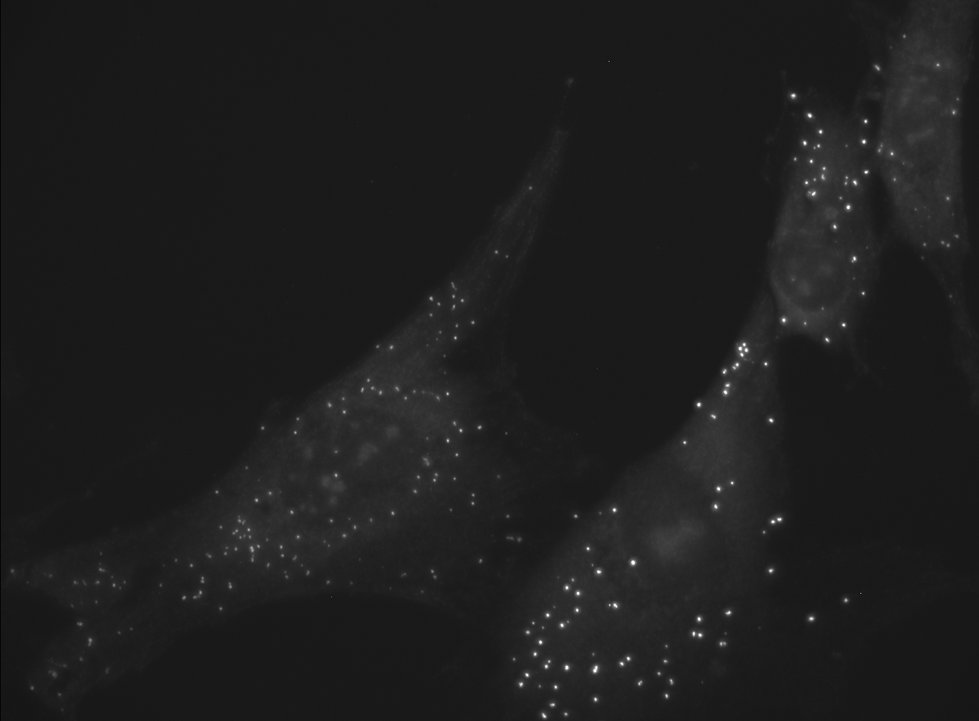
#> input picture test_data/BH/1/Y5.TIF, 979 x 721 px, shrunk from 1330 x 980 before the run, found by its file name; the run also reads 2 pictures not shown here
$ python pyBaseCalling.py ../test_data/BH/1/TXR.TIF   (older library calls are emulated)
#> lines starting #> are read from the running program, lines starting #| are printed output that depends on the picture
#!/usr/bin/env python3


"""

    Author: Hao Yu (yuhao@genomics.cn)
            Yang Zhou (zhouyang@genomics.cn)

    Initial Date:   2018-10-21

    ChangeLog:
        v1.0
            2019-01-15
                First release

        r002
            2019-03-18
                Make Simple Blob Detector as the default detector

        r003
            2019-03-27
                To modify the detecting strategy
"""


import re
import sys

import cv2 as cv
import numpy as np


##################
# Data Structure #
##################

####################
# Class of Profile #
####################

class Profile:

    # [40 lines left out: functions __init__, check_profile, parse_profile, not called in this run]


###############################
# Class of Image Registration #
###############################

class ImageRegistration:

    def __init__(self, f_query_mat, f_train_mat):

        self.__query_mat = f_query_mat
        self.__train_mat = f_train_mat

        self.registered_image = np.array([], dtype='uint8')
        self.matrix = np.zeros((3, 3), dtype='float32')

    @staticmethod
    def __get_kp(f_gray_img):

        detector = cv.BRISK_create()

        kp, des = detector.detectAndCompute(f_gray_img, None)

        return kp, des

    @staticmethod
    def __get_good_match(f_des1, f_des2):

        matcher = cv.DescriptorMatcher_create(cv.DESCRIPTOR_MATCHER_BRUTEFORCE_HAMMING)

        matches = matcher.knnMatch(f_des1, f_des2, 2)

        good_matches = []

        for m, n in matches:

            if m.distance < 0.75 * n.distance:
                good_matches.append(m)

        good_matches = sorted(good_matches, key=lambda x: x.distance)

        return good_matches

    def image_registration(self):

        kp1, des1 = self.__get_kp(self.__query_mat)
        kp2, des2 = self.__get_kp(self.__train_mat)

        good_matchs = self.__get_good_match(des1, des2)

        if len(good_matchs) > 4:

            pts_a = np.float32([kp1[_.queryIdx].pt for _ in good_matchs]).reshape(-1, 1, 2)
            pts_b = np.float32([kp2[_.trainIdx].pt for _ in good_matchs]).reshape(-1, 1, 2)

            self.matrix, _ = cv.findHomography(pts_a, pts_b, cv.RANSAC, 4)

            self.registered_image = cv.warpPerspective(self.__train_mat, self.matrix,
                                                       (self.__query_mat.shape[1], self.__query_mat.shape[0]),
                                                       self.registered_image,
                                                       flags=cv.INTER_LINEAR + cv.WARP_INVERSE_MAP)

        else:
            print('REGISTERING ERROR', file=sys.stderr)


#############################
# Class of Feature Detector #
#############################

class Detector:

    def __init__(self, f_img_taking_bg):

        self.__img_mat = f_img_taking_bg

        self.keypoint_greyscale_model = np.zeros(self.__img_mat.shape, dtype='uint8')

    def detect(self):

        mor_img1 = cv.morphologyEx(self.__img_mat, cv.MORPH_TOPHAT, cv.getGaussianKernel(5, -1))
        mor_img2 = cv.morphologyEx(self.__img_mat, cv.MORPH_TOPHAT, cv.getGaussianKernel(7, -1))

        _, mor_img1 = cv.threshold(mor_img1, 25, 255, cv.THRESH_BINARY)
        _, mor_img2 = cv.threshold(mor_img2, 25, 255, cv.THRESH_BINARY)

        log_img1 = cv.convertScaleAbs(cv.Laplacian(cv.GaussianBlur(self.__img_mat, (5, 5), -1), cv.CV_16S, 1))
        log_img2 = cv.convertScaleAbs(cv.Laplacian(cv.GaussianBlur(self.__img_mat, (5, 5), -1), cv.CV_16S, 3))

        _, log_img1 = cv.threshold(log_img1, 25, 255, cv.THRESH_BINARY)
        _, log_img2 = cv.threshold(log_img2, 25, 255, cv.THRESH_BINARY)

        blob_params = cv.SimpleBlobDetector_Params()

        blob_params.filterByArea = True
        blob_params.filterByConvexity = True
        blob_params.filterByCircularity = True

        blob_params.minDistBetweenBlobs = 1
        blob_params.minArea = 1
        blob_params.minConvexity = 0.0
        blob_params.minCircularity = 0.0

        detector1 = cv.SimpleBlobDetector_create(blob_params)

        kps1 = (detector1.detect(cv.bitwise_not(mor_img1)),
                detector1.detect(cv.bitwise_not(mor_img2)))

        detector2 = cv.BRISK_create()

        kps2 = (detector2.detect(log_img1),
                detector2.detect(log_img2))

        for _ in range(0, len(kps1)):

            for keypoint in kps1[_]:

                r = int(keypoint.pt[1])
                c = int(keypoint.pt[0])

                qlt = np.sum(self.__img_mat[(r - 1):(r + 2), (c - 1):(c + 2)], dtype='uint16') / 9 - \
                      np.sum(self.__img_mat[(r - 4):(r + 5), (c - 4):(c + 5)], dtype='uint16') / 81

                if np.sum(self.keypoint_greyscale_model[(r - 2):(r + 3), (c - 2):(c + 3)]) == \
                        self.keypoint_greyscale_model[r, c] and \
                        self.keypoint_greyscale_model[r, c] < qlt:
                    self.keypoint_greyscale_model[r, c] = qlt

        contour_level = np.zeros(self.__img_mat.shape, dtype='uint8')

        for _ in range(0, len(kps2)):

            for keypoint in kps2[_]:

                r = int(keypoint.pt[1])
                c = int(keypoint.pt[0])

                contour_level[(r - 2):(r + 3), (c - 2):(c + 3)] = self.__img_mat[(r - 2):(r + 3), (c - 2):(c + 3)]

            _, contour_level = cv.threshold(contour_level, 25, 255, cv.THRESH_BINARY)

            _, contours, _ = cv.findContours(contour_level, cv.RETR_LIST, cv.CHAIN_APPROX_NONE)

            for cnt in contours:

                M = cv.moments(cnt)

                if 0 < cv.contourArea(cnt):

                    r = int(M['m01'] / M['m00'])
                    c = int(M['m10'] / M['m00'])

                    qlt = np.sum(self.__img_mat[(r - 1):(r + 2), (c - 1):(c + 2)], dtype='uint16') / 9 - \
                          np.sum(self.__img_mat[(r - 4):(r + 5), (c - 4):(c + 5)], dtype='uint16') / 81

                    if np.sum(self.keypoint_greyscale_model[(r - 4):(r + 5), (c - 4):(c + 5)]) == \
                            self.keypoint_greyscale_model[r, c] and \
                            self.keypoint_greyscale_model[r, c] < qlt:
                        self.keypoint_greyscale_model[r, c] = qlt


########################
# Class of Base Caller #
########################

class BaseCaller:

    __base_pool = {}

    def __init__(self):

        self.bases_box = {}

    # [35 lines left out: functions image_model_parsing, mat2base, not called in this run]


class BasesCube:

    __bases_cube = []

    def __init__(self):

        self.adjusted_bases_cube = []

    # [73 lines left out: functions __check_greyscale, collect_called_bases, calling_adjust, image_enhancing, not called in this run]


####################################################
# Function of Base Channel in Same Cycle Combining #
####################################################

def combine_base_channel_in_same_cycle(f_base_channel_img1, f_base_channel_img2,
                                       f_base_channel_img3, f_base_channel_img4,
                                       f_base_channel_img5):

    tmp_img1_2 = cv.addWeighted(f_base_channel_img1, 0.5, f_base_channel_img2, 0.5, 1)
    tmp_img3_4 = cv.addWeighted(f_base_channel_img3, 0.5, f_base_channel_img4, 0.5, 1)

    tmp_img1_2_3_4 = cv.addWeighted(tmp_img1_2, 0.5, tmp_img3_4, 0.5, 0)

    f_combined_image = cv.addWeighted(tmp_img1_2_3_4, 1, f_base_channel_img5, 1, 1)

    return f_combined_image


##################################
# Function of Image Registration #
##################################

def register_image(f_query_img, f_train_img):

    registered_image_obj = ImageRegistration(f_query_img, f_train_img)
    registered_image_obj.image_registration()

    f_registered_image = registered_image_obj.registered_image
    f_matrix = registered_image_obj.matrix

    return f_registered_image, f_matrix


##################################
# Function of Image Registration #
##################################

def feature_detecting_and_modelization(f_image_matrix):

    f_detected_image_obj = Detector(f_image_matrix)
    f_detected_image_obj.detect()
    f_detected_image = f_detected_image_obj.keypoint_greyscale_model

    return f_detected_image


############################
# Function of Base Calling #
############################

# [49 lines left out: functions base_calling, write_reads_into_file, not called in this run]


#################
# Main Function #
#################

if __name__ == '__main__':

    bases_cube_obj = BasesCube()

    combined_image = []

    for i in range(0, len(sys.argv[1:])):

        channel_A_path = sys.argv[i + 1] + '/Y5.tif'
        channel_T_path = sys.argv[i + 1] + '/FAM.tif'
        channel_C_path = sys.argv[i + 1] + '/TXR.tif'
        channel_G_path = sys.argv[i + 1] + '/Y3.tif'
        channel_0_path = sys.argv[i + 1] + '/DAPI.tif'

        img_A = cv.imread(channel_A_path, cv.IMREAD_GRAYSCALE)
#> img_A is the input picture: shape (721, 979); min 5, max 255, mean 30
        img_T = cv.imread(channel_T_path, cv.IMREAD_GRAYSCALE)
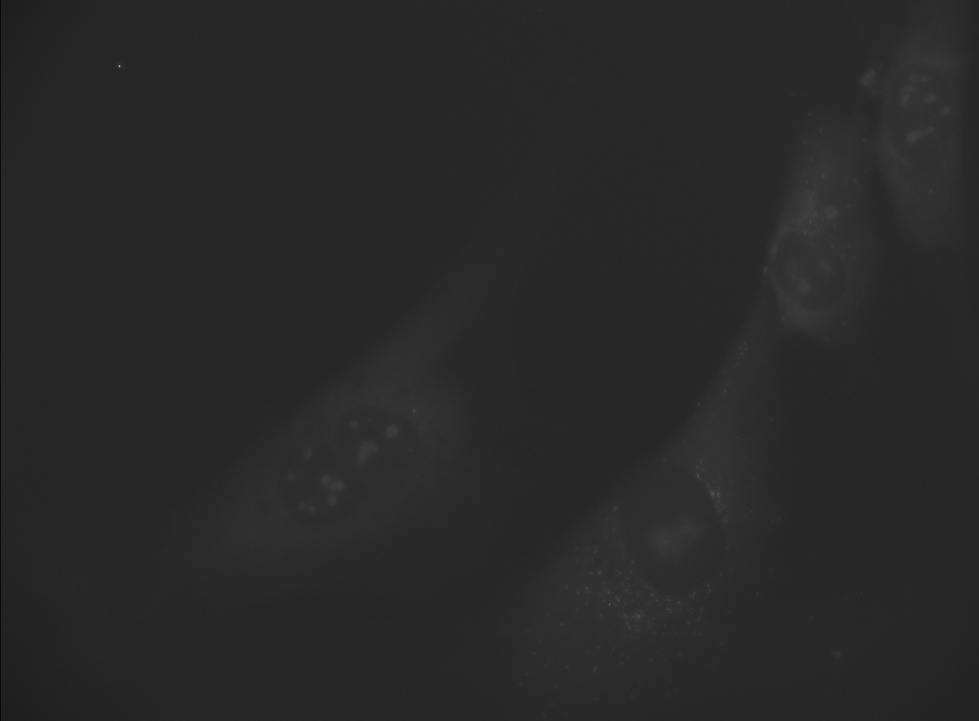
#> input picture test_data/BH/1/FAM.TIF, 979 x 721 px, shrunk from 1330 x 980 before the run, found by its file name
#> img_T is the input picture: shape (721, 979); min 7, max 176, mean 40.6
        img_C = cv.imread(channel_C_path, cv.IMREAD_GRAYSCALE)
        img_G = cv.imread(channel_G_path, cv.IMREAD_GRAYSCALE)
        img_0 = cv.imread(channel_0_path, cv.IMREAD_GRAYSCALE)
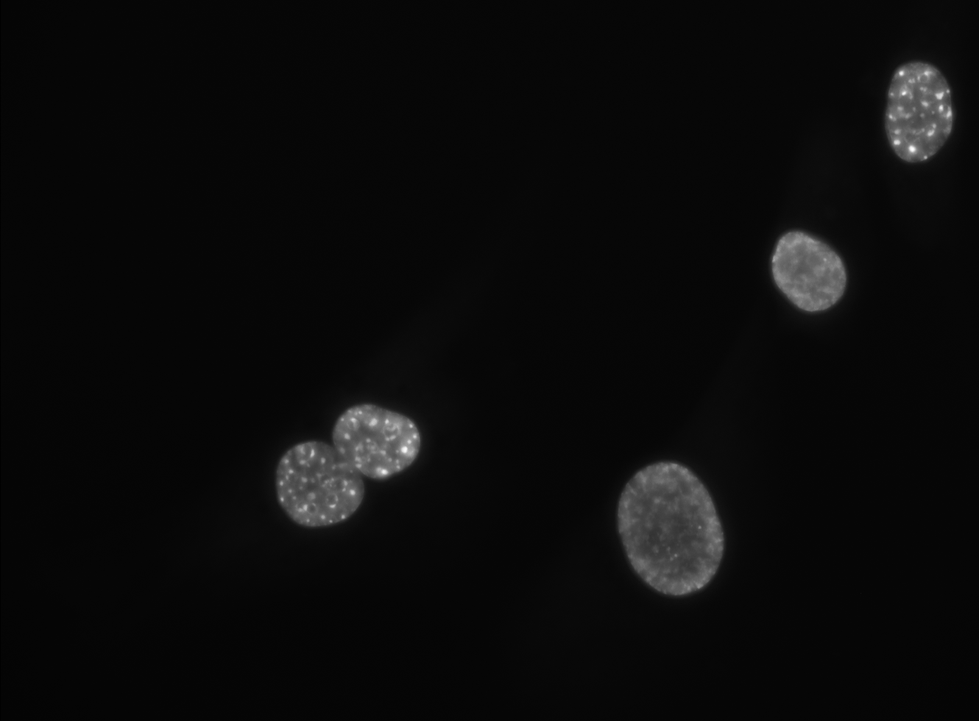
#> input picture test_data/BH/1/DAPI.TIF, 979 x 721 px, shrunk from 1330 x 980 before the run, found by its file name
#> img_0 is the input picture: shape (721, 979); min 1, max 254, mean 10.9

        # img_A, img_T, img_C, img_G = image_enhancing(img_A, img_T, img_C, img_G)

        combined_image.append(combine_base_channel_in_same_cycle(img_A, img_T, img_C, img_G, img_0))
#> in combine_base_channel_in_same_cycle, `f_combined_image = cv.addWeighted(tmp_img1_2_3_4, 1, f_base_channel_im..`:
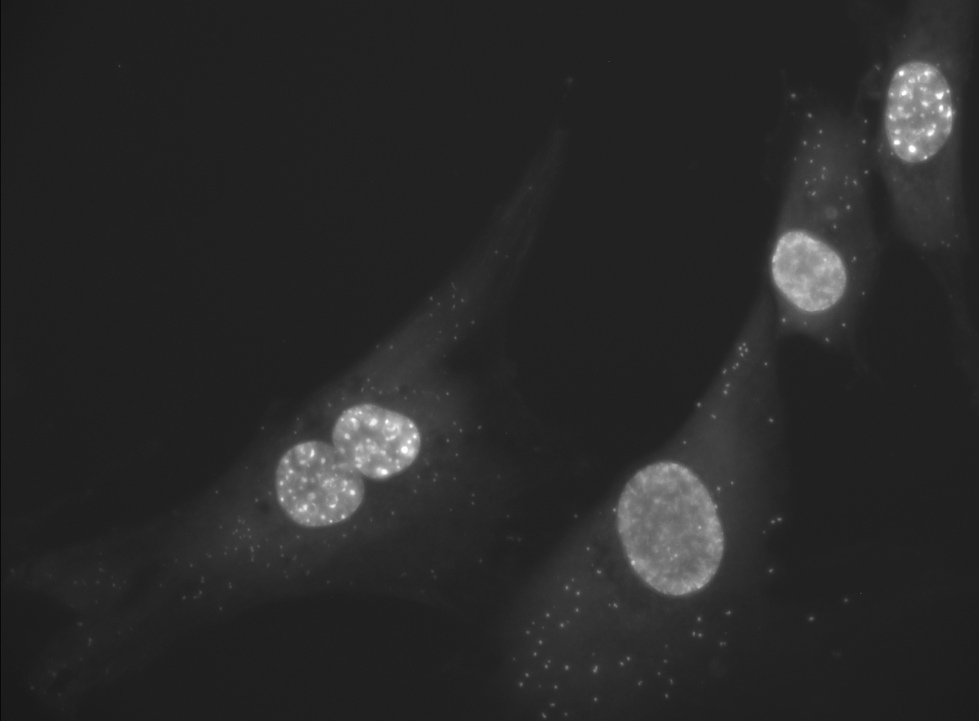
#> f_combined_image: shape (721, 979); min 8, max 255, mean 41.3

        registered_img, matrix = register_image(combined_image[0], combined_image[i])
#> in register_image, `f_matrix = registered_image_obj.matrix`: f_matrix = [[1, 1.47e-15, -1.76e-12], [1.31e-15, 1, -1.77e-12], [2.34e-18, 2.04e-18, 1]]
#> matrix has the same summary as f_matrix in register_image
        cv.imwrite('cycle_' + str(i + 1) + '.reg.tif', registered_img)  # debug

        registered_img_A = np.array([], dtype='uint8')
        registered_img_A = cv.warpPerspective(img_A, matrix, (registered_img.shape[1], registered_img.shape[0]),
                                              registered_img_A, flags=cv.INTER_LINEAR + cv.WARP_INVERSE_MAP)

        registered_img_T = np.array([], dtype='uint8')
        registered_img_T = cv.warpPerspective(img_T, matrix, (registered_img.shape[1], registered_img.shape[0]),
                                              registered_img_T, flags=cv.INTER_LINEAR + cv.WARP_INVERSE_MAP)

        registered_img_C = np.array([], dtype='uint8')
        registered_img_C = cv.warpPerspective(img_C, matrix, (registered_img.shape[1], registered_img.shape[0]),
                                              registered_img_C, flags=cv.INTER_LINEAR + cv.WARP_INVERSE_MAP)

        registered_img_G = np.array([], dtype='uint8')
        registered_img_G = cv.warpPerspective(img_G, matrix, (registered_img.shape[1], registered_img.shape[0]),
                                              registered_img_G, flags=cv.INTER_LINEAR + cv.WARP_INVERSE_MAP)

#> (the run stopped early here; a loop or call above may not have finished)
